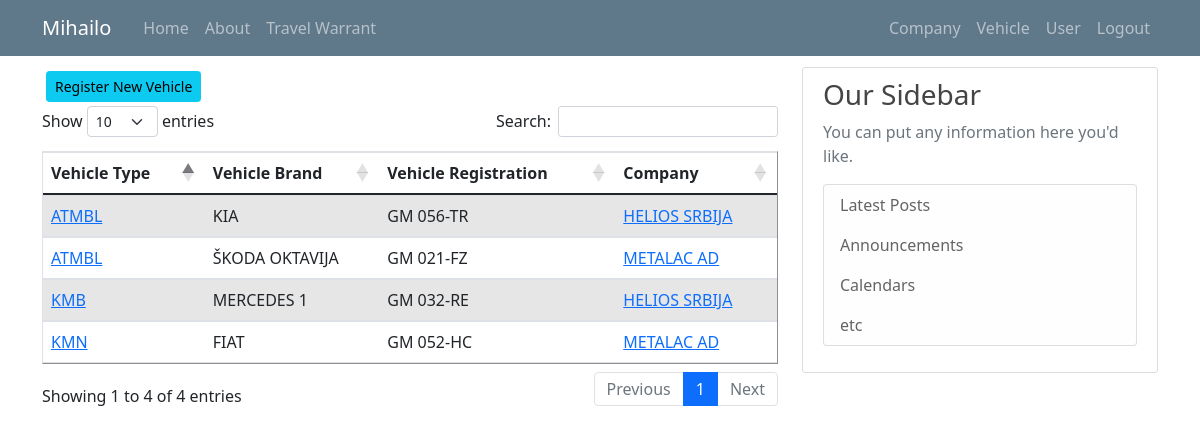
The page /vehicle_list (signed in) on the database as committed earlier.
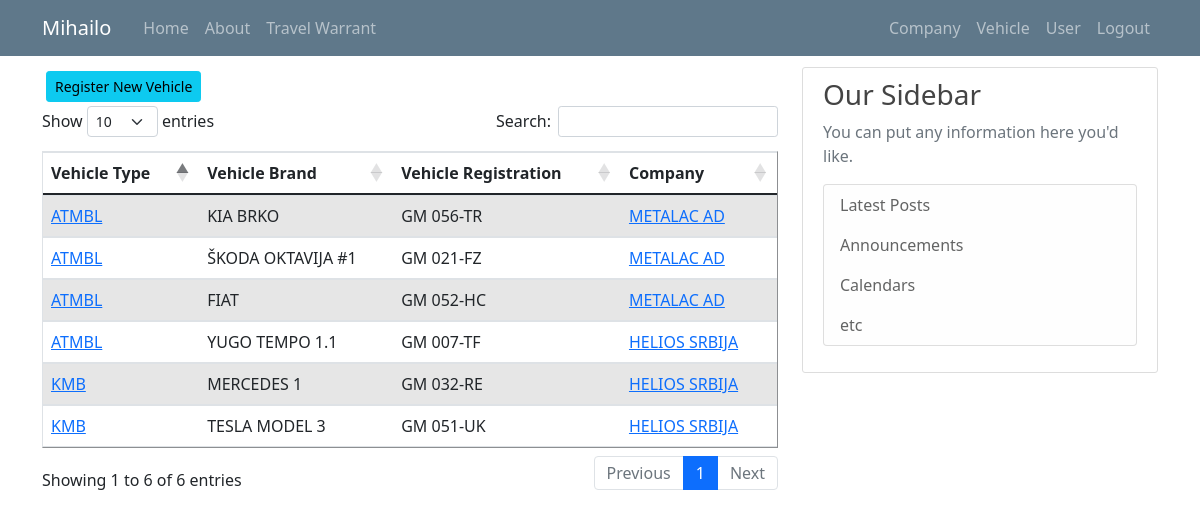
The same page on the database as committed later.
### putninalozi/models.py (models this page shows, shortened)
class User(db.Model, UserMixin):
    id = db.Column(db.Integer, primary_key=True)
    email = db.Column(db.String(120), unique=True, nullable=False)
    old_email = db.Column(db.String(120), unique=False, nullable=False)
    password = db.Column(db.String(60), nullable = False)
    name = db.Column(db.String(20), unique=False, nullable=False)
    surname = db.Column(db.String(20), unique=False, nullable=False)
    authorization = db.Column(db.String(10), nullable = False) # ovde treba da budu tipovi korisnika: S_admin, C_admin, C_user
    company_id = db.Column(db.Integer, db.ForeignKey('company.id'), nullable=True)
    travelwarrants = db.relationship('TravelWarrant', backref='travelwarrant_user', lazy=True)

class Vehicle(db.Model):
    id = db.Column(db.Integer, primary_key=True)
    vehicle_type = db.Column(db.String(10), nullable = False)
    vehicle_brand = db.Column(db.String(10), nullable = False)
    vehicle_registration = db.Column(db.String(12), nullable = False)
    company_id = db.Column(db.Integer, db.ForeignKey('company.id'), nullable=False)

class Company(db.Model):
    id = db.Column(db.Integer, primary_key=True)
    companyname = db.Column(db.String(20), unique=True, nullable=False)         #Helios, Metalac, Tetrapak, Foka, Papir Print
    company_address = db.Column(db.String(20), unique=False, nullable=False)
    company_address_number = db.Column(db.Integer, nullable=False)
    company_zip_code = db.Column(db.Integer, nullable=False)
    company_city = db.Column(db.String(20), unique=False, nullable=False)
    company_state = db.Column(db.String(20), unique=False, nullable=False)
    company_pib = db.Column(db.Integer, nullable=False)
    company_mb = db.Column(db.Integer, nullable=False)
    company_site = db.Column(db.String(20), unique=True, nullable=False) #vidi imali neki model tipa db.Link()
    company_mail = db.Column(db.String(120), unique=True, nullable=False)
    company_phone = db.Column(db.Integer, nullable=False)
    company_logo = db.Column(db.String(60), nullable=False)
    users = db.relationship('User', backref='user_company', lazy=True)
    vehicles = db.relationship('Vehicle', backref='vehicle_company', lazy=True)
    travelwarrants = db.relationship('TravelWarrant', backref='travelwarrant_company', lazy=True)

### putninalozi/vehicles/routes.py (the view)
@vehicles.route("/vehicle_list")
def vehicle_list():
    if not current_user.is_authenticated:
        flash('You have to be logged in to access this page', 'danger')
        return redirect(url_for('users.login'))
    elif current_user.authorization != 's_admin' and current_user.authorization != 'c_admin':
        abort(403)
    vehicles = Vehicle.query.all()
    return render_template('vehicle_list.html', title='Vehicles', vehicles=vehicles)

### putninalozi/models.py (called while the page is built)
@login_manager.user_loader
def load_user(user_id):
    return User.query.get(int(user_id))

### putninalozi/templates/vehicle_list.html (shortened to what this page needs)
{% extends "layout.html" %}
{% block content %}
{% if current_user.authorization != 'c_user' %}
  <a class="btn btn-info btn-sm m-1" href="{{ url_for('vehicles.register_v') }}">Register New Vehicle</a>
{% endif %}
<table id="data" border="1" class="table table-striped">
  {% if current_user.authorization == 's_admin' %}
    <thead>
      <tr>
        <th>Vehicle Type</th>
        <th>Vehicle Brand</th>
        <th>Vehicle Registration</th>
        <th>Company</th>
      </tr>
    </thead>
    <tbody>
      {% for vehicle in vehicles %}
        <tr>
          <td><a class="mr-2" href="{{ url_for('vehicles.vehicle_profile', vehicle_id=vehicle.id) }}" title="Edit Vehicle">{{ vehicle.vehicle_type }}</a></td>
          <td>{{ vehicle.vehicle_brand }}</td>
          <td>{{ vehicle.vehicle_registration }}</td>
          <td><a class="mr-2" href="#" title="Edit Company">{{ vehicle.vehicle_company.companyname }}</a></td>
        </tr>
      {% endfor %}
    </tbody>
  {% endif %}
</table>
{% endblock content%}

### putninalozi/templates/layout.html (shortened to what this page needs)
<!doctype html>
<html lang="en">
  <head>
    <link rel="stylesheet" href="https://cdn.jsdelivr.net/npm/bootstrap@4.3.1/dist/css/bootstrap.min.css">
    <link rel="stylesheet" type="text/css" href="{{ url_for('static', filename='main.css') }}">
    <link href="https://cdn.jsdelivr.net/npm/bootstrap@5.0.1/dist/css/bootstrap.min.css" rel="stylesheet">
    <link rel="stylesheet" type="text/css" href="https://cdn.datatables.net/1.10.25/css/dataTables.bootstrap5.css">
  </head>
  <body>
    <header class="site-header">
      <nav class="navbar navbar-expand-md navbar-dark bg-steel fixed-top">
        <div class="container">
          <a class="navbar-brand mr-4" href="/">{{ current_user.name }}</a>
          <div class="collapse navbar-collapse" id="navbarToggle">
            <div class="navbar-nav mr-auto">
              {% if current_user.is_authenticated %}
                <a class="nav-item nav-link" href="{{ url_for('main.home') }}">Home</a>
                <a class="nav-item nav-link" href="{{ url_for('main.about') }}">About</a>
                <a class="nav-item nav-link" href="{{ url_for('travel_warrants.travel_warrant_list') }}">Travel Warrant</a>
              {% else %}
                <a class="nav-item nav-link" href="{{ url_for('main.home') }}">Home</a>
                <a class="nav-item nav-link" href="{{ url_for('main.about') }}">About</a>
              {% endif %}
            </div>
            <div class="navbar-nav">
              {% if current_user.is_authenticated %}
                {% if current_user.authorization == 's_admin' %}
                  <a class="nav-item nav-link" href="{{ url_for('companys.company_list') }}">Company</a>
                  <a class="nav-item nav-link" href="{{ url_for('vehicles.vehicle_list') }}">Vehicle</a>
                  <a class="nav-item nav-link" href="{{ url_for('users.user_list') }}">User</a>
                  <a class="nav-item nav-link" href="{{ url_for('users.logout') }}">Logout</a>
                {% else %}
                  <a class="nav-item nav-link" href="{{ url_for('users.user_list') }}">User</a>
                  <a class="nav-item nav-link" href="{{ url_for('users.logout') }}">Logout</a>
                {% endif %}
              {% else %}
                <a class="nav-item nav-link" href="{{ url_for('users.login') }}">Login</a>
              {% endif %}
            </div>
          </div>
        </div>
      </nav>
    </header>
    <main role="main" class="container">
      <div class="row">
        <div class="col-md-8">
          {% block content %}{% endblock %}
        </div>
        <div class="col-md-4">
          <div class="content-section">
            <h3>Our Sidebar</h3>
            <p class='text-muted'>You can put any information here you'd like.
              <ul class="list-group">
                <li class="list-group-item list-group-item-light">Latest Posts</li>
                <li class="list-group-item list-group-item-light">Announcements</li>
                <li class="list-group-item list-group-item-light">Calendars</li>
                <li class="list-group-item list-group-item-light">etc</li>
              </ul>
            </p>
          </div>
        </div>
      </div>
    </main>
  </body>
</html>

### putninalozi/static/main.css (style rules this page uses)
body { background: #fafafa; color: #333333; margin-top: 5rem; }
h1, h2, h3, h4, h5, h6 { color: #444444; }
.bg-steel { background-color: #5f788a; }
.site-header .navbar-nav .nav-link { color: #cbd5db; }
.content-section { background: #ffffff; padding: 10px 20px; border: 1px solid #dddddd; border-radius: 3px; margin-bottom: 20px; }

Rows that differ between the two databases and show on the page:
changed Vehicle "GM 056-TR": vehicle_brand "KIA" → "KIA BRKO"; vehicle_company.companyname "HELIOS SRBIJA" → "METALAC AD"
changed Vehicle "GM 021-FZ": vehicle_brand "ŠKODA OKTAVIJA" → "ŠKODA OKTAVIJA #1"
changed Vehicle "FIAT": vehicle_type "KMN" → "ATMBL"
added Vehicle: vehicle_type "ATMBL", vehicle_brand "YUGO TEMPO 1.1", vehicle_registration "GM 007-TF", vehicle_company.companyname "HELIOS SRBIJA"
added Vehicle: vehicle_type "KMB", vehicle_brand "TESLA MODEL 3", vehicle_registration "GM 051-UK", vehicle_company.companyname "HELIOS SRBIJA"
Other text that changed with them:
text written by a page script: "Show entries Search: Showing 1 to 4 of 4 entries Previous 1 Next" → "Show entries Search: Showing 1 to 6 of 6 entries Previous 1 Next"
